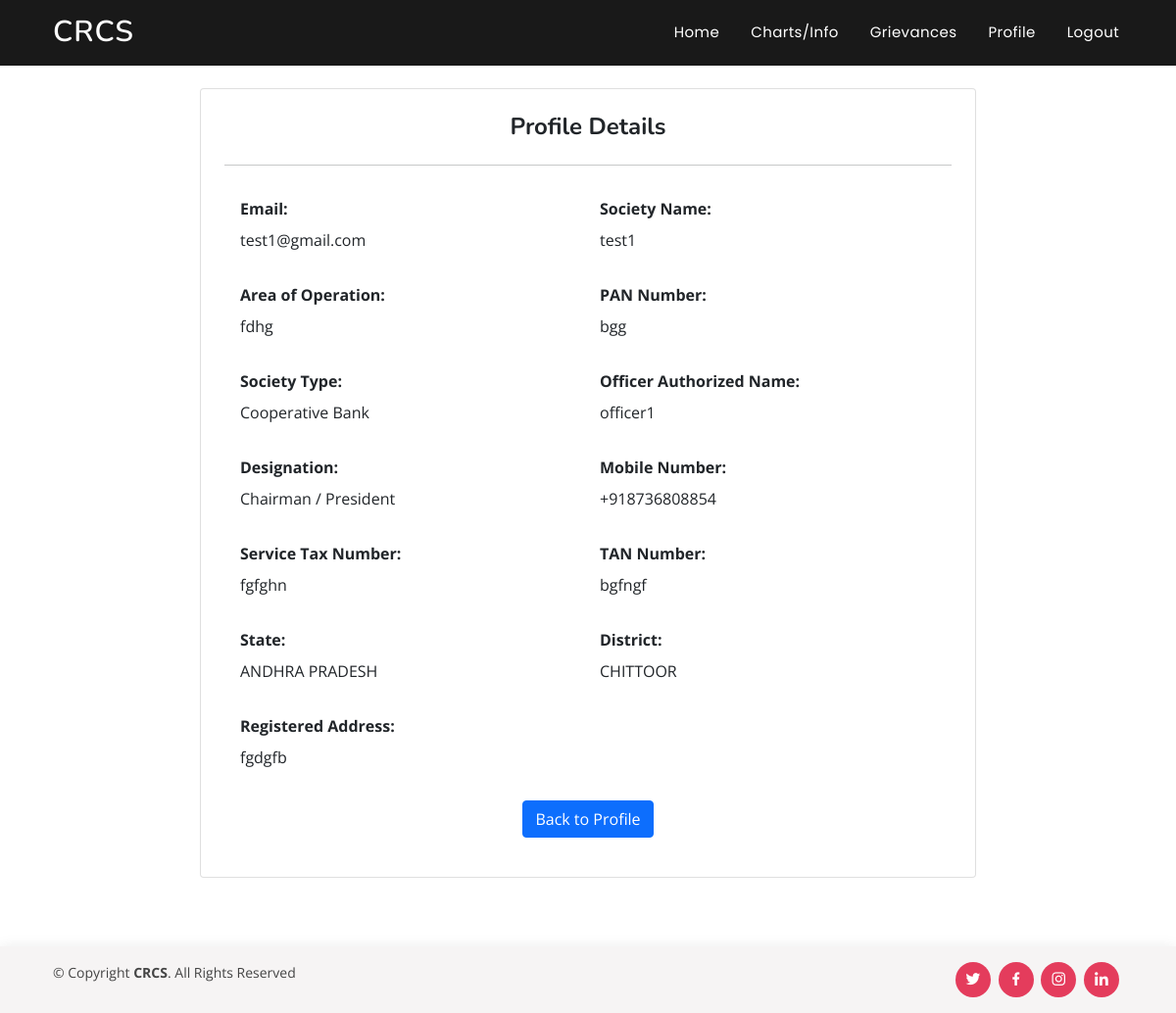
Screenshot of /view_profile/ (signed in) with the database file from the repository.
### user/models.py (models this page shows, shortened)
class Profile(AbstractBaseUser):
    email = models.EmailField(verbose_name="email",max_length=60, unique=True)
    username = models.CharField(verbose_name="society name",max_length=100, unique=True)
    date_joined = models.DateTimeField(verbose_name='date joined', auto_now_add=True)
    last_login = models.DateTimeField(verbose_name='last login', auto_now=True)
    is_admin = models.BooleanField(default=False)
    is_active = models.BooleanField(default=True)
    is_staff = models.BooleanField(default=False)
    is_superuser = models.BooleanField(default=False)
    registered_address = models.CharField(max_length=200, null=True, blank=True)
    area_of_operation = models.CharField(max_length=200, null=True, blank=True)
    pan_no = models.CharField(max_length=10, null=True, blank=True)
    tan_no = models.CharField(max_length=10, null=True, blank=True)
    officer_authorized = models.CharField(max_length=100, null=True, blank=True)
    designation = models.CharField(max_length=100, null=True, blank=True)
    is_paid = models.BooleanField(default=False)
    mobile_no = PhoneNumberField(null=True, blank=True)
    service_tax_no = models.CharField(max_length=20, null=True, blank=True)
    state = models.CharField(max_length=40, null=True, blank=True)
    district = models.CharField(max_length=40, null=True, blank=True)
    society_type = models.CharField(max_length=20, null=True, blank=True)
    USERNAME_FIELD = 'email'
    REQUIRED_FIELDS = ['username']
    objects = MyAccountManager()

### user/views.py (the view)
# urls.py: path('view_profile/', view_profile, name='view_profile'),
@login_required
def view_profile(request):
    return render(request, 'user/view_profile.html', {'user': request.user})

### user/templates/user/view_profile.html (shortened to what this page needs)
{% extends "profbase.html" %}
{% block content %}
<div class="container1">
    <div class="row justify-content-center">
        <div class="col-sm-12 col-md-8 col-lg-14">
            <div class="card p-4">
                <h4 class="card-title font-weight-bold text-center">Profile Details</h4>
                <hr>
                <div class="card-body">
                    <div class="row">
                        <div class="col-md-6 mb-3">
                            <label class="font-weight-bold">Email:</label>
                            <p>{{ user.email }}</p>
                        </div>
                        <div class="col-md-6 mb-3">
                            <label class="font-weight-bold">Society Name:</label>
                            <p>{{ user.username }}</p>
                        </div>
                    </div>
                    <div class="row">
                        <div class="col-md-6 mb-3">
                            <label class="font-weight-bold">Area of Operation:</label>
                            <p>{{ user.area_of_operation }}</p>
                        </div>
                        <div class="col-md-6 mb-3">
                            <label class="font-weight-bold">PAN Number:</label>
                            <p>{{ user.pan_no }}</p>
                        </div>
                    </div>
                    <div class="row">
                        <div class="col-md-6 mb-3">
                            <label class="font-weight-bold">Society Type:</label>
                            <p>{{ user.society_type }}</p>
                        </div>
                        <div class="col-md-6 mb-3">
                            <label class="font-weight-bold">Officer Authorized Name:</label>
                            <p>{{ user.officer_authorized }}</p>
                        </div>
                    </div>
                    <div class="row">
                        <div class="col-md-6 mb-3">
                            <label class="font-weight-bold">Designation:</label>
                            <p>{{ user.designation }}</p>
                        </div>
                        <div class="col-md-6 mb-3">
                            <label class="font-weight-bold">Mobile Number:</label>
                            <p>{{ user.mobile_no }}</p>
                        </div>
                    </div>
                    <div class="row">
                        <div class="col-md-6 mb-3">
                            <label class="font-weight-bold">Service Tax Number:</label>
                            <p>{{ user.service_tax_no }}</p>
                        </div>
                        <div class="col-md-6 mb-3">
                            <label class="font-weight-bold">TAN Number:</label>
                            <p>{{ user.tan_no }}</p>
                        </div>
                    </div>
                    <div class="row">
                        <div class="col-md-6 mb-3">
                            <label class="font-weight-bold">State:</label>
                            <p>{{ user.state }}</p>
                        </div>
                        <div class="col-md-6 mb-3">
                            <label class="font-weight-bold">District:</label>
                            <p>{{ user.district }}</p>
                        </div>
                    </div>
                    <div class="row">
                        <div class="col-md-6 mb-3">
                            <label class="font-weight-bold">Registered Address:</label>
                            <p>{{ user.registered_address }}</p>
                        </div>
                        <div class="col-md-6 mb-3">
                        </div>
                    </div>
                    <div class="text-center">
                        <a href="{% url 'profile' %}" class="btn btn-primary">Back to Profile</a>
                    </div>
                </div>
            </div>
        </div>
    </div>
</div>
{% endblock %}

### static/static/assets/css/style.css (style rules this page uses)
body { font-family: "Open Sans", sans-serif; color: #444444; }
a { color: #e43c5c; text-decoration: none; }
h1, h2, h3, h4, h5, h6 { font-family: "Nunito", sans-serif; }

### templates/profbase.html (style rules this page uses)
body { padding-top: 90px; }

### user/templates/user/view_profile.html (style rules this page uses)
.container1 { margin-bottom: 70px; }

### rows the page displays
Profile: email "test1@gmail.com", username "test1", area_of_operation "fdhg", pan_no "bgg", society_type "Cooperative Bank", officer_authorized "officer1", designation "Chairman / President", mobile_no "+918736808854", service_tax_no "fgfghn", tan_no "bgfngf", state "ANDHRA PRADESH", district "CHITTOOR", registered_address "fgdgfb"
